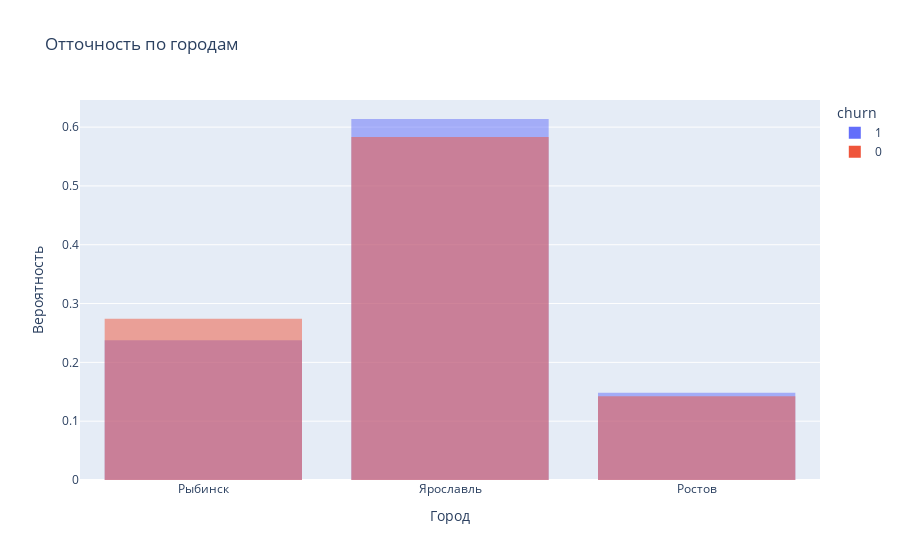

The notebook cell this image was saved under:
### Markdown cell above
<div class="alert alert-warning"><b>Комментарий ревьюера</b>&nbsp;⚠️<br>
Ячейки ниже не были выполнены перед отправкой проекта. Пожалуйста, выполняй все ячейки и отправляй проект после того, как все отработают.
</div>

### Code cell
fig = px.histogram(data_frame=df1, 
             x='city',              
             histnorm='probability',
             barmode ='overlay', 
             color='churn', 
             title='Отточность по городам')
fig.update_layout(
    xaxis_title_text='Город',
    yaxis_title_text='Вероятность')
fig.show()

### Figure 1 — Plotly figure (JSON) as saved in the notebook; plotly's stock layout.template omitted (floating-point values rounded to 4 significant figures; data arrays with more than 128 entries replaced by an {"elided": "..."} marker saying what was removed)
{"data": [{"alignmentgroup": "True", "bingroup": "x", "histnorm": "probability", "hovertemplate": "churn=1<br>city=%{x}<br>probability=%{y}<extra></extra>", "legendgroup": "1", "marker": {"color": "#636efa", "opacity": 0.5, "pattern": {"shape": ""}}, "name": "1", "offsetgroup": "1", "orientation": "v", "showlegend": true, "type": "histogram", "x": {"elided": "1683 str values"}, "xaxis": "x", "yaxis": "y"}, {"alignmentgroup": "True", "bingroup": "x", "histnorm": "probability", "hovertemplate": "churn=0<br>city=%{x}<br>probability=%{y}<extra></extra>", "legendgroup": "0", "marker": {"color": "#EF553B", "opacity": 0.5, "pattern": {"shape": ""}}, "name": "0", "offsetgroup": "0", "orientation": "v", "showlegend": true, "type": "histogram", "x": {"elided": "7943 str values"}, "xaxis": "x", "yaxis": "y"}], "layout": {"barmode": "overlay", "legend": {"title": {"text": "churn"}, "tracegroupgap": 0}, "title": {"text": "Отточность по городам"}, "xaxis": {"anchor": "y", "domain": [0, 1], "title": {"text": "Город"}}, "yaxis": {"anchor": "x", "domain": [0, 1], "title": {"text": "Вероятность"}}}}
